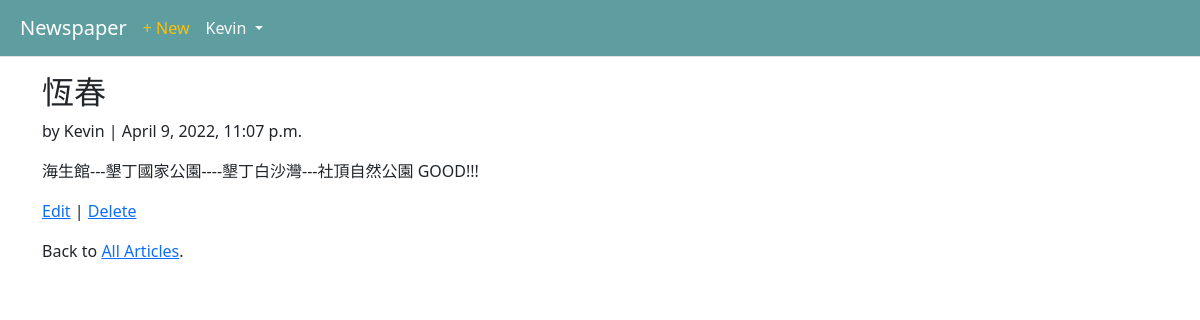
The app's page /articles/2/ (signed in) with its own data.
### users/models.py (models this page shows)
class CustomUser(AbstractUser):
    pass

### articles/models.py (models this page shows, shortened)
class Article(models.Model):
    title = models.CharField(max_length=255)
    body = models.TextField()
    date = models.DateTimeField(auto_now_add=True)
    author = models.ForeignKey(
        get_user_model(),
        on_delete=models.CASCADE,
        )

### articles/views.py (the view)
class ArticleDetailView(LoginRequiredMixin,DetailView): # new
    model = Article
    template_name = 'article_detail.html'
    login_url = 'login'

### templates/article_detail.html
{% extends 'base.html' %}
{% block content %}
<div class="article-entry">
  <h2>{{ object.title }}</h2>
  <p>by {{ object.author }} | {{ object.date }}</p>
  <p>{{ object.body }}</p>
</div>
  <p><a href="{% url 'article_edit' article.pk %}">Edit</a> |
    <a href="{% url 'article_delete' article.pk %}">Delete</a></p>
  <p>Back to <a href="{% url 'article_list' %}">All Articles</a>.</p>
 {% endblock content %}

### templates/base.html (shortened to what this page needs)
<!DOCTYPE html>
<html>
<head>
  <link href="https://cdn.jsdelivr.net/npm/bootstrap@5.1.3/dist/css/bootstrap.min.css" rel="stylesheet">
</head>
<body>
    <header class="p-0 mb-1 border-bottom">
     <nav class="p-2 navbar  navbar-expand-lg navbar-dark" style="background-color: Cadetblue;">
       <div class="container-fluid">
         <a class="navbar-brand" href="{% url 'home' %}">Newspaper</a>
         <div class="collapse navbar-collapse" id="navbarTogglerDemo02">
           <ul class="navbar-nav  hstack gap-3">
              <li class="nav-item ms-auto">
                {% if user.is_authenticated %}
                <a href="{% url 'article_new' %}" class="link-warning  text-decoration-none" >+ New</a>
              </li>
              <li class="nav-item dropdown">
                  <a href="#" class="d-block link-light text-decoration-none dropdown-toggle"
                      id="userMenu" data-bs-toggle="dropdown" aria-expanded="false">
                    {{ user.username }}
                  </a>
              </li>
                {% else %}
              <li class="nav-item">
                      <a href="{% url 'login' %}" class="btn btn-outline-light ">Log In</a>
                      <a href="{% url 'signup' %}" class="btn btn-dark me-1">Sign Up</a
              </li>
            </ul>
          {% endif %}
         </div>
       </div>
     </nav>
    </header>
    <main>
      <div class="container mt-3">
      {% block content %}
      {% endblock content %}
      </div>
    </main>
</body>
</html>

### records on screen
CustomUser: username "Kevin"
Article: title "恆春", author "Kevin", date "April 9, 2022, 11:07 p.m.", body "海生館---墾丁國家公園----墾丁白沙灣---社頂自然公園 GOOD!!!"
